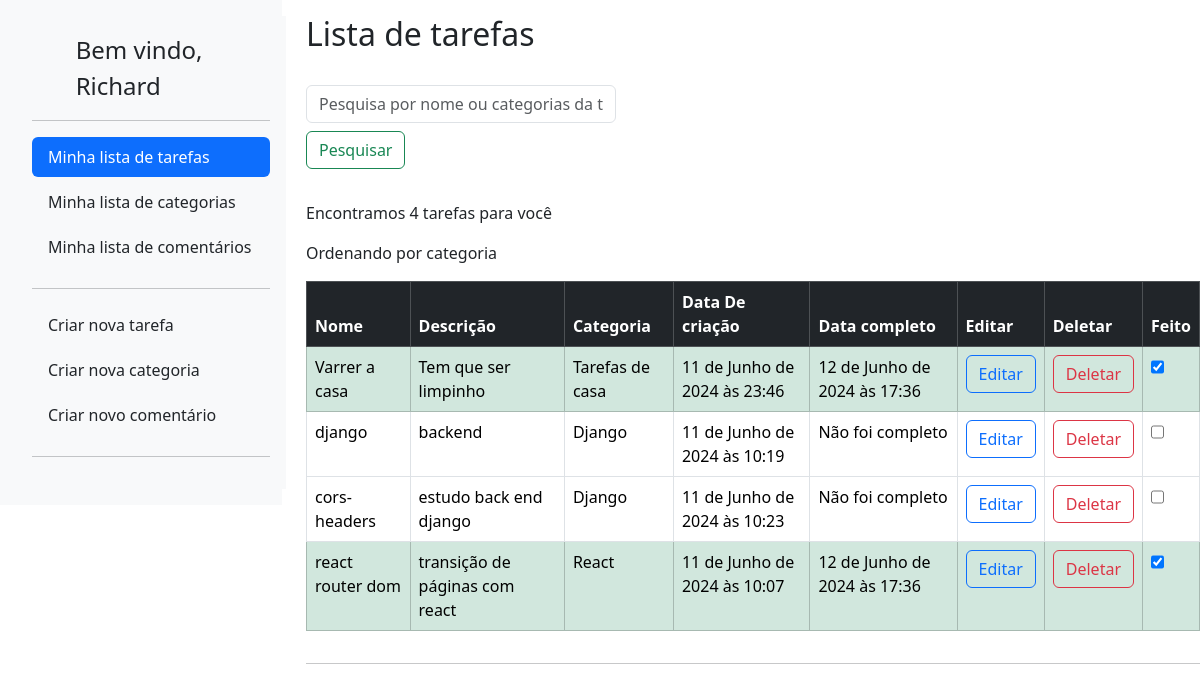
The page / (signed in) on the database as committed earlier.
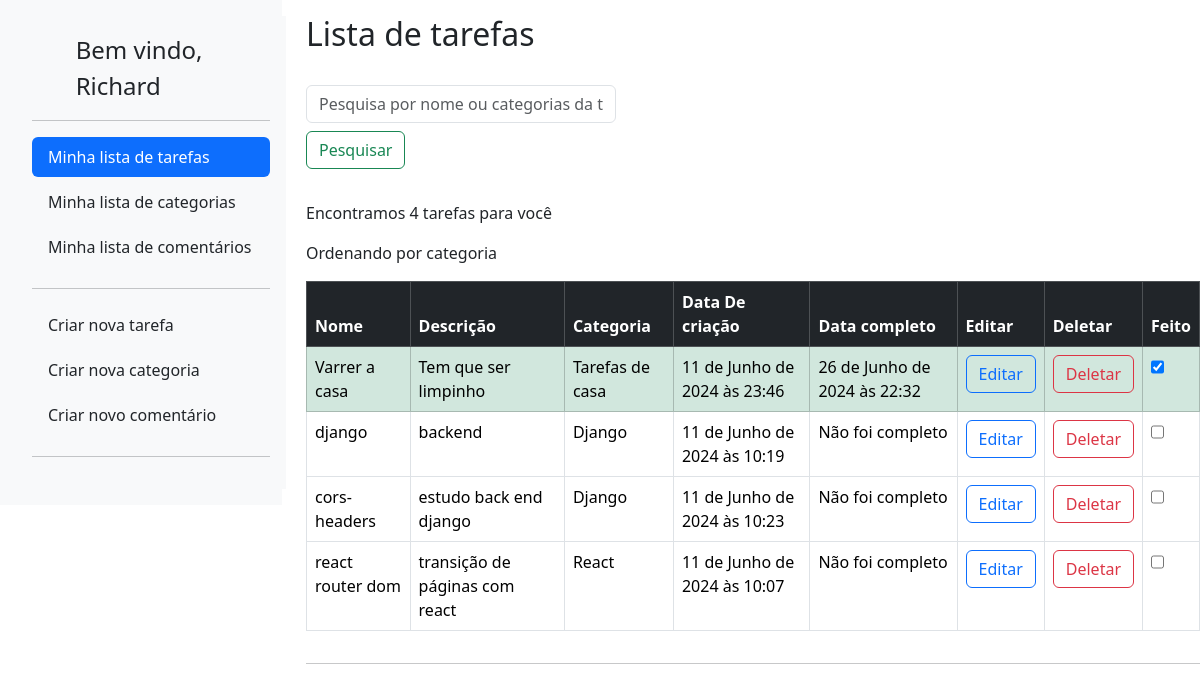
The same page on the database as committed later.
### lizetest/todo/models.py (models this page shows, shortened)
class Task(BaseModel):
    title = models.CharField(max_length=255,verbose_name="Título")
    description = models.TextField(verbose_name='Descrição')
    category = models.ForeignKey(Category, on_delete=models.CASCADE,verbose_name="Categoria")
    completion_date = models.DateTimeField(null=True, blank=True)
    completed = models.BooleanField(default=False)
    author = models.ForeignKey(User,on_delete=models.CASCADE,blank=True)

### lizetest/category/models.py (models this page shows)
class Category(BaseModel):
    name = models.CharField(max_length=255,verbose_name="Nome")
    author = models.ForeignKey(User,on_delete=models.CASCADE,blank=True)
    def __str__(self):
        return self.name

### lizetest/todo/views.py (the view, shortened to what this page needs)
# urls.py: path('', TaskListView.as_view(), name='task_list'),
class TaskListView(LoginRequiredMixin,ListView):
    model = Task
    template_name = 'task_list.html'
    def get_queryset(self):
        queryset = Task.objects.filter(author=self.request.user)
        query = self.request.GET.get('query_task')
        if query:
            queryset = queryset.filter(
                Q(title__icontains=query) |
                Q(category__name__icontains=query)
            )
        return queryset
    def get_context_data(self, **kwargs):
        context = super().get_context_data(**kwargs)
        context['number_tasks'] = self.get_queryset().count()
        context['user'] = self.request.user.username
        filtro_select = {
            "title": "Ordenando por nome",
            "description":"Ordenando por descrição",
            "category":"Ordenando por categoria",
            "created_at":"Ordenando por data de criação",
            "completion_date": "Ordenando por task completa",
        }
        context['filtro'] = filtro_select[self.request.user.filtro]
        query = self.request.GET.get('query_task')
        if self.request.user.filtro == "created_at":
            context['tasks'] = Task.objects.filter(
                author=self.request.user.id).all().order_by('-created_at')
        elif self.request.user.filtro == "category":
            context['tasks'] = Task.objects.filter(
                author=self.request.user.id).all().order_by('-category__created_at')
        else:
            context['tasks'] = Task.objects.filter(
                author=self.request.user.id).all().order_by(self.request.user.filtro)
        return context

### lizetest/todo/templates/task_list.html (shortened to what this page needs)
{% extends 'base.html' %}
  {% block content %}
  <div class="row">
    <div class="col-auto col-md-3">
      <div class="offcanvas-md offcanvas-start d-md-flex flex-column flex-shrink-0 p-3 bg-light" tabindex="-1" id="offcanvasSidebar" aria-labelledby="offcanvasSidebarLabel">
        {% include 'sidebar.html' %}
      </div>
    </div>
    <div class="col col-md-9">
      <h2 style="padding-top: 15px;">Lista de tarefas</h2><br>
      <form method="GET" action="{% url 'todo:task_list' %}">
        <input type="text" name="query_task" placeholder="Pesquisa por nome ou categorias da tarefa"
          class="form-control mb-2" style="max-width: 310px;">
        <button type="submit" class="btn btn-outline-success mb-2">Pesquisar</button>
      </form><br>
      <p>Encontramos {{number_tasks}} tarefas para você</p>
      <p>{{filtro}}</p>
      <div class="table-responsive">
        <table class="table table-bordered">
          <thead>
            <tr class="table-dark">
              <th onclick="alterfilter(this)" class="filter-header" data-field="title" scope="col" style="cursor: pointer;">Nome</th>
              <th scope="col" onclick="alterfilter(this)" class="filter-header" data-field="description" style="cursor: pointer;">Descrição</th>
              <th scope="col" onclick="alterfilter(this)" class="filter-header" data-field="category" style="cursor: pointer;">Categoria</th>
              <th scope="col" onclick="alterfilter(this)" class="filter-header" data-field="created_at" style="cursor: pointer;">Data De criação</th>
              <th scope="col" onclick="alterfilter(this)" class="filter-header" data-field="completion_date" style="cursor: pointer;">Data completo</th>
              <th scope="col">Editar</th>
              <th scope="col">Deletar</th>
              <th scope="col">Feito</th>
            </tr>
          </thead>
          <tbody>
            {% for task in tasks %}
            <tr class="{% if task.completed %}table-success{% endif %}">
              <td> {{task.title}}</td>
              <td>{{task.description}}</td>
              <td>{{task.category}}</td>
              <td>{{task.created_at}}</td>
              <td>{% if task.completion_date == None %}Não foi completo{% else %}{{task.completion_date}}{% endif %}</td>
              <td>
                <a href="{% url 'todo:task_edit' pk=task.pk %}">
                  <button type="button" class="btn btn-outline-primary">Editar</button>
                </a>
              </td>
              <td>
                <a>
                  <button type="button" class="btn btn-outline-danger btn-delete" data-task-id="{{ task.pk }}" data-task-name="{{task.title}}" is-completed="{% if task.completed %}true{% else %}false{% endif %}"
                  >Deletar</button>
                </a>
              </td>
              <td>
                <input data-task-id="{{ task.pk }}" class="form-check" type="checkbox" id="flexSwitchCheckChecked"  {% if task.completed %}checked{% endif %}>
              </td>
            </tr>
            {% endfor %}
          </tbody>
        </table>
      </div>
      <hr>
    </div>
  </div>
{% endblock %}

Rows that differ between the two databases and show on the page:
changed Task "Varrer a casa": completion_date "12 de Junho de 2024 às 17:36" → "26 de Junho de 2024 às 22:32"
changed Task "react router dom": completed "☑" → "☐"; completion_date "12 de Junho de 2024 às 17:36" → (not shown); now shows "Não foi completo"
